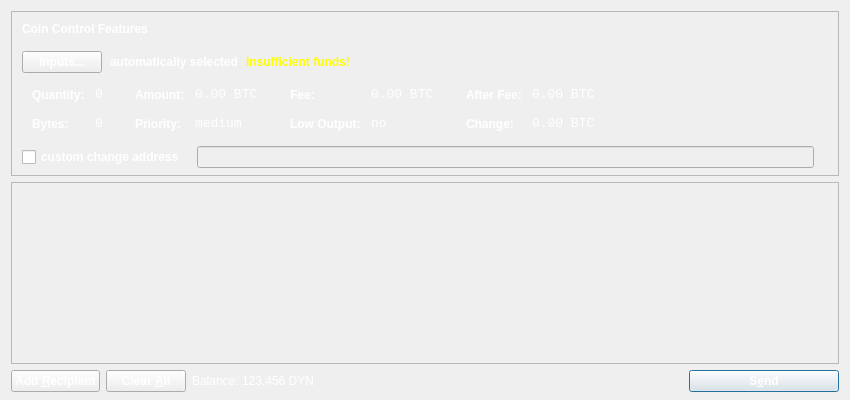
<?xml version="1.0" encoding="UTF-8"?>
<ui version="4.0">
 <class>SendCoinsDialog</class>
 <widget class="QDialog" name="SendCoinsDialog">
  <property name="geometry">
   <rect>
    <x>0</x>
    <y>0</y>
    <width>850</width>
    <height>400</height>
   </rect>
  </property>
  <property name="windowTitle">
   <string>Send Coins</string>
  </property>
  <property name="styleSheet">
   <string notr="true">background-image: url(:/images/splash);
</string>
  </property>
  <layout class="QVBoxLayout" name="verticalLayout" stretch="0,1,0">
   <property name="bottomMargin">
    <number>8</number>
   </property>
   <item>
    <widget class="QFrame" name="frameCoinControl">
     <property name="sizePolicy">
      <sizepolicy hsizetype="Expanding" vsizetype="Expanding">
       <horstretch>0</horstretch>
       <verstretch>0</verstretch>
      </sizepolicy>
     </property>
     <property name="maximumSize">
      <size>
       <width>16777215</width>
       <height>16777215</height>
      </size>
     </property>
     <property name="frameShape">
      <enum>QFrame::StyledPanel</enum>
     </property>
     <property name="frameShadow">
      <enum>QFrame::Sunken</enum>
     </property>
     <layout class="QVBoxLayout" name="verticalLayoutCoinControl2">
      <property name="spacing">
       <number>6</number>
      </property>
      <property name="leftMargin">
       <number>0</number>
      </property>
      <property name="topMargin">
       <number>0</number>
      </property>
      <property name="rightMargin">
       <number>0</number>
      </property>
      <property name="bottomMargin">
       <number>6</number>
      </property>
      <item>
       <layout class="QVBoxLayout" name="verticalLayoutCoinControl" stretch="0,0,0,0,1">
        <property name="spacing">
         <number>0</number>
        </property>
        <property name="leftMargin">
         <number>10</number>
        </property>
        <property name="topMargin">
         <number>10</number>
        </property>
        <item>
         <layout class="QHBoxLayout" name="horizontalLayoutCoinControl1">
          <property name="bottomMargin">
           <number>15</number>
          </property>
          <item>
           <widget class="QLabel" name="labelCoinControlFeatures">
            <property name="sizePolicy">
             <sizepolicy hsizetype="Preferred" vsizetype="Maximum">
              <horstretch>0</horstretch>
              <verstretch>0</verstretch>
             </sizepolicy>
            </property>
            <property name="font">
             <font>
              <weight>75</weight>
              <bold>true</bold>
             </font>
            </property>
            <property name="styleSheet">
             <string notr="true">font-weight:bold;
color: rgb(255, 255, 255);</string>
            </property>
            <property name="text">
             <string>Coin Control Features</string>
            </property>
           </widget>
          </item>
         </layout>
        </item>
        <item>
         <layout class="QHBoxLayout" name="horizontalLayoutCoinControl2" stretch="0,0,0,0">
          <property name="spacing">
           <number>8</number>
          </property>
          <property name="bottomMargin">
           <number>10</number>
          </property>
          <item>
           <widget class="QPushButton" name="pushButtonCoinControl">
            <property name="styleSheet">
             <string notr="true">font-weight:bold;
color: rgb(255, 255, 255);</string>
            </property>
            <property name="text">
             <string>Inputs...</string>
            </property>
           </widget>
          </item>
          <item>
           <widget class="QLabel" name="labelCoinControlAutomaticallySelected">
            <property name="styleSheet">
             <string notr="true">font-weight:bold;
color: rgb(255, 255, 255);</string>
            </property>
            <property name="text">
             <string>automatically selected</string>
            </property>
            <property name="margin">
             <number>5</number>
            </property>
           </widget>
          </item>
          <item>
           <widget class="QLabel" name="labelCoinControlInsuffFunds">
            <property name="font">
             <font>
              <weight>75</weight>
              <bold>true</bold>
             </font>
            </property>
            <property name="styleSheet">
             <string notr="true">color:yellow;font-weight:bold;</string>
            </property>
            <property name="text">
             <string>Insufficient funds!</string>
            </property>
            <property name="margin">
             <number>5</number>
            </property>
           </widget>
          </item>
          <item>
           <spacer name="horizontalSpacerCoinControl">
            <property name="orientation">
             <enum>Qt::Horizontal</enum>
            </property>
            <property name="sizeHint" stdset="0">
             <size>
              <width>40</width>
              <height>1</height>
             </size>
            </property>
           </spacer>
          </item>
         </layout>
        </item>
        <item>
         <widget class="QWidget" name="widgetCoinControl" native="true">
          <property name="sizePolicy">
           <sizepolicy hsizetype="Preferred" vsizetype="Preferred">
            <horstretch>0</horstretch>
            <verstretch>0</verstretch>
           </sizepolicy>
          </property>
          <property name="minimumSize">
           <size>
            <width>0</width>
            <height>0</height>
           </size>
          </property>
          <property name="styleSheet">
           <string notr="true"/>
          </property>
          <layout class="QHBoxLayout" name="horizontalLayoutCoinControl5">
           <property name="leftMargin">
            <number>0</number>
           </property>
           <property name="topMargin">
            <number>0</number>
           </property>
           <property name="rightMargin">
            <number>0</number>
           </property>
           <property name="bottomMargin">
            <number>0</number>
           </property>
           <item>
            <layout class="QHBoxLayout" name="horizontalLayoutCoinControl3" stretch="0,0,0,1">
             <property name="spacing">
              <number>20</number>
             </property>
             <property name="topMargin">
              <number>0</number>
             </property>
             <property name="bottomMargin">
              <number>10</number>
             </property>
             <item>
              <layout class="QFormLayout" name="formLayoutCoinControl1">
               <property name="horizontalSpacing">
                <number>10</number>
               </property>
               <property name="verticalSpacing">
                <number>14</number>
               </property>
               <property name="leftMargin">
                <number>10</number>
               </property>
               <property name="topMargin">
                <number>4</number>
               </property>
               <property name="rightMargin">
                <number>6</number>
               </property>
               <item row="0" column="0">
                <widget class="QLabel" name="labelCoinControlQuantityText">
                 <property name="styleSheet">
                  <string notr="true">font-weight:bold;
color: rgb(255, 255, 255);</string>
                 </property>
                 <property name="text">
                  <string>Quantity:</string>
                 </property>
                 <property name="margin">
                  <number>0</number>
                 </property>
                </widget>
               </item>
               <item row="0" column="1">
                <widget class="QLabel" name="labelCoinControlQuantity">
                 <property name="font">
                  <font>
                   <family>Monospace</family>
                   <pointsize>10</pointsize>
                  </font>
                 </property>
                 <property name="cursor">
                  <cursorShape>IBeamCursor</cursorShape>
                 </property>
                 <property name="contextMenuPolicy">
                  <enum>Qt::ActionsContextMenu</enum>
                 </property>
                 <property name="styleSheet">
                  <string notr="true">color: rgb(255, 255, 255);</string>
                 </property>
                 <property name="text">
                  <string notr="true">0</string>
                 </property>
                 <property name="margin">
                  <number>0</number>
                 </property>
                 <property name="textInteractionFlags">
                  <set>Qt::LinksAccessibleByMouse|Qt::TextSelectableByKeyboard|Qt::TextSelectableByMouse</set>
                 </property>
                </widget>
               </item>
               <item row="1" column="0">
                <widget class="QLabel" name="labelCoinControlBytesText">
                 <property name="styleSheet">
                  <string notr="true">font-weight:bold;
color: rgb(255, 255, 255);</string>
                 </property>
                 <property name="text">
                  <string>Bytes:</string>
                 </property>
                </widget>
               </item>
               <item row="1" column="1">
                <widget class="QLabel" name="labelCoinControlBytes">
                 <property name="font">
                  <font>
                   <family>Monospace</family>
                   <pointsize>10</pointsize>
                  </font>
                 </property>
                 <property name="cursor">
                  <cursorShape>IBeamCursor</cursorShape>
                 </property>
                 <property name="contextMenuPolicy">
                  <enum>Qt::ActionsContextMenu</enum>
                 </property>
                 <property name="styleSheet">
                  <string notr="true">color: rgb(255, 255, 255);</string>
                 </property>
                 <property name="text">
                  <string notr="true">0</string>
                 </property>
                 <property name="textInteractionFlags">
                  <set>Qt::LinksAccessibleByMouse|Qt::TextSelectableByKeyboard|Qt::TextSelectableByMouse</set>
                 </property>
                </widget>
               </item>
              </layout>
             </item>
             <item>
              <layout class="QFormLayout" name="formLayoutCoinControl2">
               <property name="horizontalSpacing">
                <number>10</number>
               </property>
               <property name="verticalSpacing">
                <number>14</number>
               </property>
               <property name="leftMargin">
                <number>6</number>
               </property>
               <property name="topMargin">
                <number>4</number>
               </property>
               <property name="rightMargin">
                <number>6</number>
               </property>
               <item row="0" column="0">
                <widget class="QLabel" name="labelCoinControlAmountText">
                 <property name="styleSheet">
                  <string notr="true">font-weight:bold;
color: rgb(255, 255, 255);</string>
                 </property>
                 <property name="text">
                  <string>Amount:</string>
                 </property>
                 <property name="margin">
                  <number>0</number>
                 </property>
                </widget>
               </item>
               <item row="0" column="1">
                <widget class="QLabel" name="labelCoinControlAmount">
                 <property name="font">
                  <font>
                   <family>Monospace</family>
                   <pointsize>10</pointsize>
                  </font>
                 </property>
                 <property name="cursor">
                  <cursorShape>IBeamCursor</cursorShape>
                 </property>
                 <property name="contextMenuPolicy">
                  <enum>Qt::ActionsContextMenu</enum>
                 </property>
                 <property name="styleSheet">
                  <string notr="true">color: rgb(255, 255, 255);</string>
                 </property>
                 <property name="text">
                  <string notr="true">0.00 BTC</string>
                 </property>
                 <property name="textInteractionFlags">
                  <set>Qt::LinksAccessibleByMouse|Qt::TextSelectableByKeyboard|Qt::TextSelectableByMouse</set>
                 </property>
                </widget>
               </item>
               <item row="1" column="0">
                <widget class="QLabel" name="labelCoinControlPriorityText">
                 <property name="styleSheet">
                  <string notr="true">font-weight:bold;
color: rgb(255, 255, 255);</string>
                 </property>
                 <property name="text">
                  <string>Priority:</string>
                 </property>
                </widget>
               </item>
               <item row="1" column="1">
                <widget class="QLabel" name="labelCoinControlPriority">
                 <property name="font">
                  <font>
                   <family>Monospace</family>
                   <pointsize>10</pointsize>
                  </font>
                 </property>
                 <property name="cursor">
                  <cursorShape>IBeamCursor</cursorShape>
                 </property>
                 <property name="contextMenuPolicy">
                  <enum>Qt::ActionsContextMenu</enum>
                 </property>
                 <property name="styleSheet">
                  <string notr="true">color: rgb(255, 255, 255);</string>
                 </property>
                 <property name="text">
                  <string>medium</string>
                 </property>
                 <property name="textInteractionFlags">
                  <set>Qt::LinksAccessibleByMouse|Qt::TextSelectableByKeyboard|Qt::TextSelectableByMouse</set>
                 </property>
                </widget>
               </item>
              </layout>
             </item>
             <item>
              <layout class="QFormLayout" name="formLayoutCoinControl3">
               <property name="horizontalSpacing">
                <number>10</number>
               </property>
               <property name="verticalSpacing">
                <number>14</number>
               </property>
               <property name="leftMargin">
                <number>6</number>
               </property>
               <property name="topMargin">
                <number>4</number>
               </property>
               <property name="rightMargin">
                <number>6</number>
               </property>
               <item row="0" column="0">
                <widget class="QLabel" name="labelCoinControlFeeText">
                 <property name="styleSheet">
                  <string notr="true">font-weight:bold;
color: rgb(255, 255, 255);</string>
                 </property>
                 <property name="text">
                  <string>Fee:</string>
                 </property>
                 <property name="margin">
                  <number>0</number>
                 </property>
                </widget>
               </item>
               <item row="0" column="1">
                <widget class="QLabel" name="labelCoinControlFee">
                 <property name="font">
                  <font>
                   <family>Monospace</family>
                   <pointsize>10</pointsize>
                  </font>
                 </property>
                 <property name="cursor">
                  <cursorShape>IBeamCursor</cursorShape>
                 </property>
                 <property name="contextMenuPolicy">
                  <enum>Qt::ActionsContextMenu</enum>
                 </property>
                 <property name="styleSheet">
                  <string notr="true">color: rgb(255, 255, 255);</string>
                 </property>
                 <property name="text">
                  <string notr="true">0.00 BTC</string>
                 </property>
                 <property name="textInteractionFlags">
                  <set>Qt::LinksAccessibleByMouse|Qt::TextSelectableByKeyboard|Qt::TextSelectableByMouse</set>
                 </property>
                </widget>
               </item>
               <item row="1" column="0">
                <widget class="QLabel" name="labelCoinControlLowOutputText">
                 <property name="styleSheet">
                  <string notr="true">font-weight:bold;
color: rgb(255, 255, 255);</string>
                 </property>
                 <property name="text">
                  <string>Low Output:</string>
                 </property>
                </widget>
               </item>
               <item row="1" column="1">
                <widget class="QLabel" name="labelCoinControlLowOutput">
                 <property name="font">
                  <font>
                   <family>Monospace</family>
                   <pointsize>10</pointsize>
                  </font>
                 </property>
                 <property name="cursor">
                  <cursorShape>IBeamCursor</cursorShape>
                 </property>
                 <property name="contextMenuPolicy">
                  <enum>Qt::ActionsContextMenu</enum>
                 </property>
                 <property name="styleSheet">
                  <string notr="true">color: rgb(255, 255, 255);</string>
                 </property>
                 <property name="text">
                  <string>no</string>
                 </property>
                 <property name="textInteractionFlags">
                  <set>Qt::LinksAccessibleByMouse|Qt::TextSelectableByKeyboard|Qt::TextSelectableByMouse</set>
                 </property>
                </widget>
               </item>
              </layout>
             </item>
             <item>
              <layout class="QFormLayout" name="formLayoutCoinControl4">
               <property name="horizontalSpacing">
                <number>10</number>
               </property>
               <property name="verticalSpacing">
                <number>14</number>
               </property>
               <property name="leftMargin">
                <number>6</number>
               </property>
               <property name="topMargin">
                <number>4</number>
               </property>
               <property name="rightMargin">
                <number>6</number>
               </property>
               <item row="0" column="0">
                <widget class="QLabel" name="labelCoinControlAfterFeeText">
                 <property name="styleSheet">
                  <string notr="true">font-weight:bold;
color: rgb(255, 255, 255);</string>
                 </property>
                 <property name="text">
                  <string>After Fee:</string>
                 </property>
                 <property name="margin">
                  <number>0</number>
                 </property>
                </widget>
               </item>
               <item row="0" column="1">
                <widget class="QLabel" name="labelCoinControlAfterFee">
                 <property name="font">
                  <font>
                   <family>Monospace</family>
                   <pointsize>10</pointsize>
                  </font>
                 </property>
                 <property name="cursor">
                  <cursorShape>IBeamCursor</cursorShape>
                 </property>
                 <property name="contextMenuPolicy">
                  <enum>Qt::ActionsContextMenu</enum>
                 </property>
                 <property name="styleSheet">
                  <string notr="true">color: rgb(255, 255, 255);</string>
                 </property>
                 <property name="text">
                  <string notr="true">0.00 BTC</string>
                 </property>
                 <property name="textInteractionFlags">
                  <set>Qt::LinksAccessibleByMouse|Qt::TextSelectableByKeyboard|Qt::TextSelectableByMouse</set>
                 </property>
                </widget>
               </item>
               <item row="1" column="0">
                <widget class="QLabel" name="labelCoinControlChangeText">
                 <property name="styleSheet">
                  <string notr="true">
color: rgb(255, 255, 255);font-weight:bold;</string>
                 </property>
                 <property name="text">
                  <string>Change:</string>
                 </property>
                </widget>
               </item>
               <item row="1" column="1">
                <widget class="QLabel" name="labelCoinControlChange">
                 <property name="font">
                  <font>
                   <family>Monospace</family>
                   <pointsize>10</pointsize>
                  </font>
                 </property>
                 <property name="cursor">
                  <cursorShape>IBeamCursor</cursorShape>
                 </property>
                 <property name="contextMenuPolicy">
                  <enum>Qt::ActionsContextMenu</enum>
                 </property>
                 <property name="styleSheet">
                  <string notr="true">color: rgb(255, 255, 255);</string>
                 </property>
                 <property name="text">
                  <string notr="true">0.00 BTC</string>
                 </property>
                 <property name="textInteractionFlags">
                  <set>Qt::LinksAccessibleByMouse|Qt::TextSelectableByKeyboard|Qt::TextSelectableByMouse</set>
                 </property>
                </widget>
               </item>
              </layout>
             </item>
            </layout>
           </item>
          </layout>
         </widget>
        </item>
        <item>
         <layout class="QHBoxLayout" name="horizontalLayoutCoinControl4" stretch="0,0,0">
          <property name="spacing">
           <number>12</number>
          </property>
          <property name="sizeConstraint">
           <enum>QLayout::SetDefaultConstraint</enum>
          </property>
          <property name="topMargin">
           <number>5</number>
          </property>
          <property name="rightMargin">
           <number>5</number>
          </property>
          <item>
           <widget class="QCheckBox" name="checkBoxCoinControlChange">
            <property name="styleSheet">
             <string notr="true">font-weight:bold;
color: rgb(255, 255, 255);</string>
            </property>
            <property name="text">
             <string>custom change address</string>
            </property>
           </widget>
          </item>
          <item>
           <widget class="QLineEdit" name="lineEditCoinControlChange">
            <property name="enabled">
             <bool>false</bool>
            </property>
            <property name="sizePolicy">
             <sizepolicy hsizetype="Expanding" vsizetype="Fixed">
              <horstretch>0</horstretch>
              <verstretch>0</verstretch>
             </sizepolicy>
            </property>
            <property name="styleSheet">
             <string notr="true">color: rgb(0, 0, 0);</string>
            </property>
           </widget>
          </item>
          <item>
           <widget class="QLabel" name="labelCoinControlChangeLabel">
            <property name="sizePolicy">
             <sizepolicy hsizetype="Preferred" vsizetype="Expanding">
              <horstretch>0</horstretch>
              <verstretch>0</verstretch>
             </sizepolicy>
            </property>
            <property name="minimumSize">
             <size>
              <width>0</width>
              <height>0</height>
             </size>
            </property>
            <property name="text">
             <string/>
            </property>
            <property name="margin">
             <number>3</number>
            </property>
           </widget>
          </item>
         </layout>
        </item>
        <item>
         <spacer name="verticalSpacerCoinControl">
          <property name="orientation">
           <enum>Qt::Vertical</enum>
          </property>
          <property name="sizeHint" stdset="0">
           <size>
            <width>800</width>
            <height>1</height>
           </size>
          </property>
         </spacer>
        </item>
       </layout>
      </item>
     </layout>
    </widget>
   </item>
   <item>
    <widget class="QScrollArea" name="scrollArea">
     <property name="widgetResizable">
      <bool>true</bool>
     </property>
     <widget class="QWidget" name="scrollAreaWidgetContents">
      <property name="geometry">
       <rect>
        <x>0</x>
        <y>0</y>
        <width>830</width>
        <height>172</height>
       </rect>
      </property>
      <layout class="QVBoxLayout" name="verticalLayout_2">
       <property name="leftMargin">
        <number>0</number>
       </property>
       <property name="topMargin">
        <number>0</number>
       </property>
       <property name="rightMargin">
        <number>0</number>
       </property>
       <property name="bottomMargin">
        <number>0</number>
       </property>
       <item>
        <layout class="QVBoxLayout" name="entries">
         <property name="spacing">
          <number>6</number>
         </property>
        </layout>
       </item>
       <item>
        <spacer name="verticalSpacer">
         <property name="orientation">
          <enum>Qt::Vertical</enum>
         </property>
         <property name="sizeHint" stdset="0">
          <size>
           <width>20</width>
           <height>40</height>
          </size>
         </property>
        </spacer>
       </item>
      </layout>
     </widget>
    </widget>
   </item>
   <item>
    <layout class="QHBoxLayout" name="horizontalLayout">
     <item>
      <widget class="QPushButton" name="addButton">
       <property name="toolTip">
        <string>Send to multiple recipients at once</string>
       </property>
       <property name="styleSheet">
        <string notr="true">font-weight:bold;
color: rgb(255, 255, 255);</string>
       </property>
       <property name="text">
        <string>Add &amp;Recipient</string>
       </property>
       <property name="icon">
        <iconset resource="../bitcoin.qrc">
         <normaloff>:/icons/add</normaloff>:/icons/add</iconset>
       </property>
       <property name="autoDefault">
        <bool>false</bool>
       </property>
      </widget>
     </item>
     <item>
      <widget class="QPushButton" name="clearButton">
       <property name="sizePolicy">
        <sizepolicy hsizetype="Minimum" vsizetype="Fixed">
         <horstretch>0</horstretch>
         <verstretch>0</verstretch>
        </sizepolicy>
       </property>
       <property name="toolTip">
        <string>Remove all transaction fields</string>
       </property>
       <property name="styleSheet">
        <string notr="true">font-weight:bold;
color: rgb(255, 255, 255);</string>
       </property>
       <property name="text">
        <string>Clear &amp;All</string>
       </property>
       <property name="icon">
        <iconset resource="../bitcoin.qrc">
         <normaloff>:/icons/remove</normaloff>:/icons/remove</iconset>
       </property>
       <property name="autoRepeatDelay">
        <number>300</number>
       </property>
       <property name="autoDefault">
        <bool>false</bool>
       </property>
      </widget>
     </item>
     <item>
      <layout class="QHBoxLayout" name="horizontalLayout_2">
       <property name="spacing">
        <number>3</number>
       </property>
       <item>
        <widget class="QLabel" name="label">
         <property name="styleSheet">
          <string notr="true">color: rgb(255, 255, 255);</string>
         </property>
         <property name="text">
          <string>Balance:</string>
         </property>
        </widget>
       </item>
       <item>
        <widget class="QLabel" name="labelBalance">
         <property name="cursor">
          <cursorShape>IBeamCursor</cursorShape>
         </property>
         <property name="styleSheet">
          <string notr="true">color: rgb(255, 255, 255);</string>
         </property>
         <property name="text">
          <string>123.456 DYN</string>
         </property>
         <property name="textInteractionFlags">
          <set>Qt::LinksAccessibleByMouse|Qt::TextSelectableByKeyboard|Qt::TextSelectableByMouse</set>
         </property>
        </widget>
       </item>
      </layout>
     </item>
     <item>
      <spacer name="horizontalSpacer">
       <property name="orientation">
        <enum>Qt::Horizontal</enum>
       </property>
       <property name="sizeHint" stdset="0">
        <size>
         <width>40</width>
         <height>20</height>
        </size>
       </property>
      </spacer>
     </item>
     <item>
      <widget class="QPushButton" name="sendButton">
       <property name="minimumSize">
        <size>
         <width>150</width>
         <height>0</height>
        </size>
       </property>
       <property name="toolTip">
        <string>Confirm the send action</string>
       </property>
       <property name="styleSheet">
        <string notr="true">font-weight:bold;
color: rgb(255, 255, 255);</string>
       </property>
       <property name="text">
        <string>S&amp;end</string>
       </property>
       <property name="icon">
        <iconset resource="../bitcoin.qrc">
         <normaloff>:/icons/send</normaloff>:/icons/send</iconset>
       </property>
       <property name="default">
        <bool>true</bool>
       </property>
      </widget>
     </item>
    </layout>
   </item>
  </layout>
 </widget>
 <resources>
  <include location="../bitcoin.qrc"/>
 </resources>
 <connections/>
</ui>
